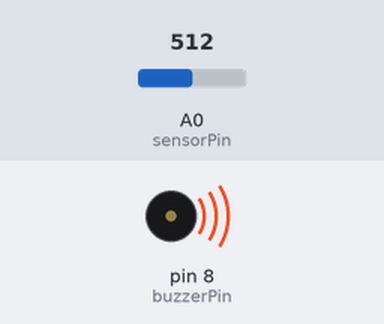
A sketch run on a simulated Arduino Uno, built with avr-gcc and run on an emulated ATmega328P. Shown: buzzer (waves = sounding). The inputs (shaded band) are chosen by the test bench; at power-on: A0 (sensorPin) = 512.

Above: at 1.25 s.
1.3 s: A0 (sensorPin) set to 109
4.3 s: A0 (sensorPin) set to 90
At 4.7 s:
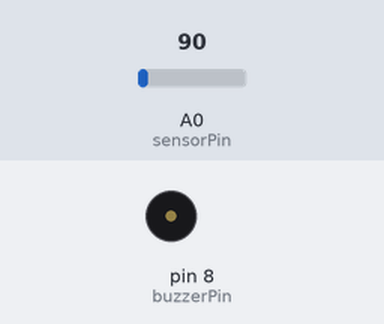
5.8 s: A0 (sensorPin) set to 110
At 5.95 s:
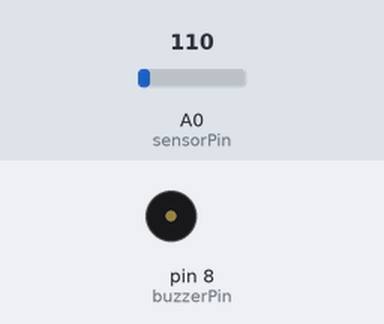
8.8 s: A0 (sensorPin) set to 0
Timing chart, 0 to 11.3 s (numbered marks = the images above; inputs shaded):
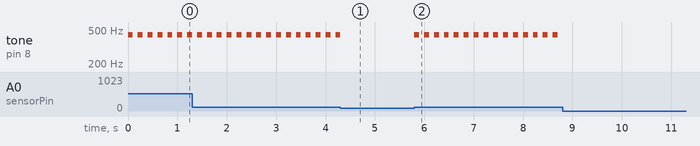

Measured:
- the behaviour switches between 101 and 100 on A0 (sensorPin) (found by bisection; images 0 and 1)
- after the input at 4.3 s, tone on pin 8 (buzzerPin): goes on until 4.3 s, then stays silent
- after the input at 5.8 s, tone on pin 8 (buzzerPin): alternates 440 Hz for 0.10 s and silent for 0.10 s, starting at once
- after the input at 8.8 s, tone on pin 8 (buzzerPin): stops changing and stays silent
- by itself, tone on pin 8 (buzzerPin): alternates 440 Hz for 0.10 s and silent for 0.10 s

The sketch:

ders19.ino
```cpp
int sensorPin = A0;
int esikDegeri = 100;
int buzzerPin = 8;
int veri;

void setup() {
  pinMode(buzzerPin, OUTPUT);
}

void loop() {
 veri = analogRead(sensorPin);
 if(veri > esikDegeri) {
  tone(buzzerPin, 440);
  delay(100);
  noTone(buzzerPin);
  delay(100);
 }
 else{
   noTone(buzzerPin);
 }

}
```
